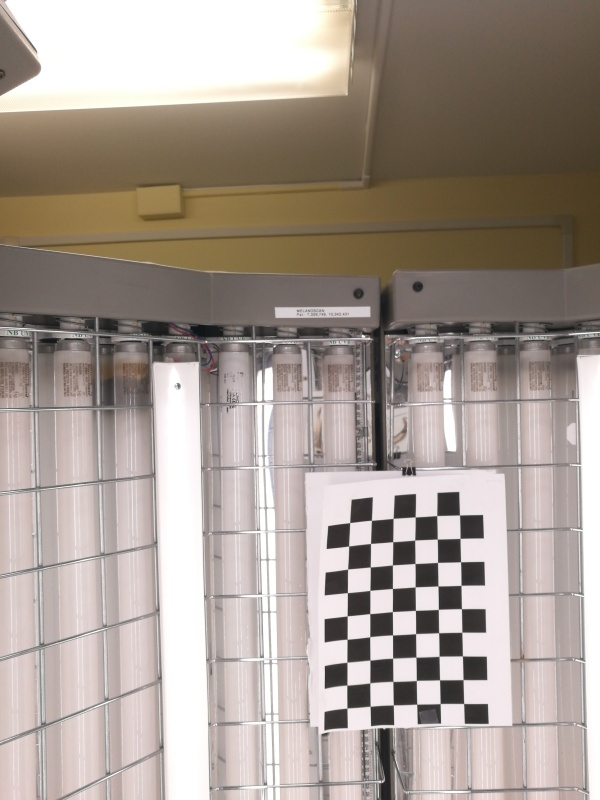
#> input picture Uconn/point_cloud/images/stereoLeft/RESIZED/100 - C1 - 2021-10-01 - 17-16.jpg, 600 x 800 px; its folder holds only this picture in this run
$ python stereo_callibration.py   (older library calls are emulated)
#> lines starting #> are read from the running program, lines starting #| are printed output that depends on the picture; after the words box and inside, x2 and y2 are one past the last pixel; in counts of white or black regions, pixels touching at a corner belong together
import numpy as np
import cv2 as cv2
import glob

def calibreate_cameras(img_folder_left, img_folder_right):

#> called with img_folder_left = './images/stereoLeft/RESIZED/', img_folder_right = './images/stereoRight/RESIZED/'
    imagesLeft = sorted(glob.glob(img_folder_left + '*.jpg'))
    imagesRight = sorted(glob.glob(img_folder_right + '*.jpg'))

    cv_image = cv2.imread(imagesLeft[0])
#> cv_image is the input picture: shape (800, 600, 3); mean B, G, R 146.8, 155, 166.3
    shape = cv_image.shape
#> shape = (800, 600, 3)
    width = shape[1]
#> width = 600
    height = shape[0]
#> height = 800

    print("calibrating for dimensions of width: ", width, ' height: ', height)
#| calibrating for dimensions of width:  600  height:  800

    chessboardSize = (9,6)
    frameSize = (width,height)   #opencv works best with small(ish) images.
#> frameSize = (600, 800)

    # termination criteria
    criteria = (cv2.TERM_CRITERIA_EPS + cv2.TERM_CRITERIA_MAX_ITER, 30, 0.001)

    # prepare object points, like (0,0,0), (1,0,0), (2,0,0) ....,(6,5,0)
    objp = np.zeros((chessboardSize[0] * chessboardSize[1], 3), np.float32)
    objp[:,:2] = np.mgrid[0:chessboardSize[0],0:chessboardSize[1]].T.reshape(-1,2)

    objp = objp * 26 #define the real life size of checkerboard squares (26mm)

    # Arrays to store object points and image points from all the images.
    objpoints = [] # 3d point in real world space
    imgpointsL = [] # 2d points in image plane.
    imgpointsR = [] # 2d points in image plane.

    for imgLeft, imgRight in zip(imagesLeft, imagesRight):

        imgL = cv2.imread(imgLeft)
        imgR = cv2.imread(imgRight)
        grayL = cv2.cvtColor(imgL, cv2.COLOR_BGR2GRAY)
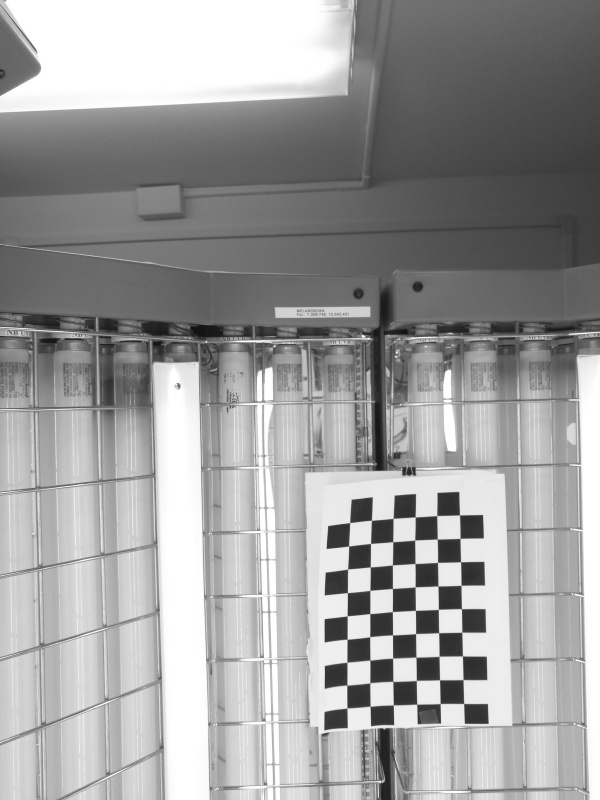
#> grayL: shape (800, 600); min 14, max 255, mean 157.5
        grayR = cv2.cvtColor(imgR, cv2.COLOR_BGR2GRAY)

        # Find the chess board corners
        retL, cornersL = cv2.findChessboardCorners(grayL, chessboardSize, None)
#> retL = True; cornersL = 54 rows, first 8: [347, 708], [346.9, 685.1], [346.9, 662.2], [347.1, 639.3], [347.3, 615.8], [347.4, 592.6], [347.6, 569], [348.6, 546]
        retR, cornersR = cv2.findChessboardCorners(grayR, chessboardSize, None)
#> retR = True; cornersR has the same summary as cornersL

        # If found, add object points, image points (after refining them)
        if retL and retR == True:

            print(imgLeft, ' and ', imgRight, 'are callibration pairs.')

            objpoints.append(objp)

            cornersL = cv2.cornerSubPix(grayL, cornersL, (11,11), (-1,-1), criteria)
#> cornersL = 54 rows, first 8: [346.9, 708], [346.8, 685.1], [346.9, 662.2], [347.1, 639.2], [347.2, 615.9], [347.4, 592.6], [347.6, 569], [348.6, 546]
            imgpointsL.append(cornersL)

            cornersR = cv2.cornerSubPix(grayR, cornersR, (11,11), (-1,-1), criteria)
#> cornersR has the same summary as cornersL
            imgpointsR.append(cornersR)

            # Draw and display the corners
            cv2.drawChessboardCorners(imgL, chessboardSize, cornersL, retL)
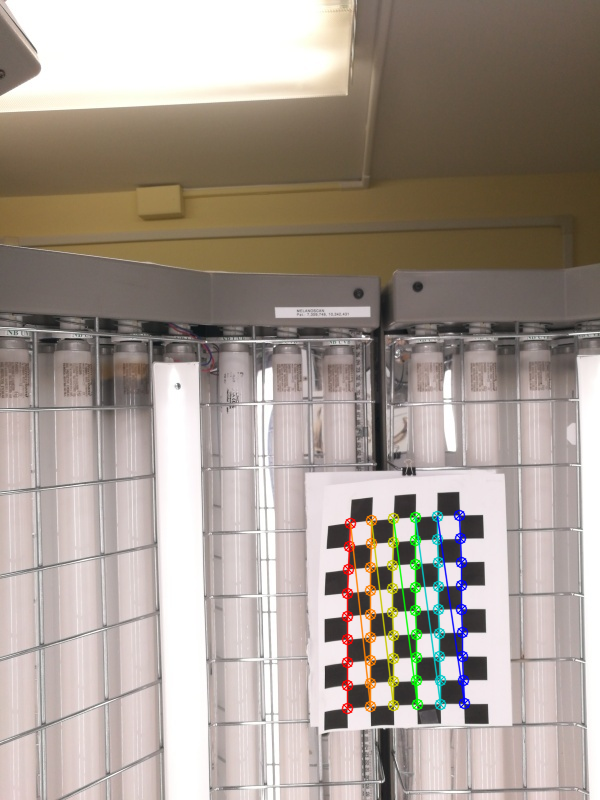
#> imgL: shape (800, 600, 3); 2.1% of pixels changed, all inside (x1, y1, x2, y2) = (341, 509, 471, 715)
            cv2.imshow('img left', imgL)
            cv2.waitKey(0)
            cv2.drawChessboardCorners(imgR, chessboardSize, cornersR, retR)
            cv2.imshow('img right', imgR)
            cv2.waitKey(0)

    cv2.destroyAllWindows()

    ############## CALIBRATION #######################################################

    retL, cameraMatrixL, distL, rvecsL, tvecsL = cv2.calibrateCamera(objpoints, imgpointsL, frameSize, None, None)
#> retL = 0.525; cameraMatrixL = [[2303.3, 0, 400.2], [0, 2395.1, 361.8], [0, 0, 1]]; distL = [[19.53, -926.5, -0.344, 0.0528, 18036.4]]; rvecsL = ([-0.503, -0.0836, -1.58],); tvecsL = ([-60.57, 376, 2646.8],)
    heightL, widthL, channelsL = imgL.shape
#> heightL = 800; widthL = 600; channelsL = 3
    newCameraMatrixL, roi_L = cv2.getOptimalNewCameraMatrix(cameraMatrixL, distL, (widthL, heightL), 1, (widthL, heightL))
#> newCameraMatrixL = [[2587, 0, 394.7], [0, 2738.8, 326.7], [0, 0, 1]]; roi_L = (158, 60, 414, 550)

    retR, cameraMatrixR, distR, rvecsR, tvecsR = cv2.calibrateCamera(objpoints, imgpointsR, frameSize, None, None)
#> retR = 0.525; cameraMatrixR has the same summary as cameraMatrixL; distR = [[19.53, -926.5, -0.344, 0.0528, 18036.4]]; rvecsR = ([-0.503, -0.0836, -1.58],); tvecsR = ([-60.57, 376, 2646.8],)
    heightR, widthR, channelsR = imgR.shape
#> heightR = 800; widthR = 600; channelsR = 3
    newCameraMatrixR, roi_R = cv2.getOptimalNewCameraMatrix(cameraMatrixR, distR, (widthR, heightR), 1, (widthR, heightR))
#> newCameraMatrixR = [[2587, 0, 394.7], [0, 2738.8, 326.7], [0, 0, 1]]; roi_R = (158, 60, 414, 550)

    ########## Stereo Vision Calibration #############################################

    flags = 0
    flags |= cv2.CALIB_FIX_INTRINSIC
    # Here we fix the intrinsic camara matrixes so that only Rot, Trns, Emat and Fmat are calculated.
    # Hence intrinsic parameters are the same

    criteria_stereo= (cv2.TERM_CRITERIA_EPS + cv2.TERM_CRITERIA_MAX_ITER, 30, 0.001)

    # This step is performed to transformation between the two cameras and calculate Essential and Fundamenatl matrix
    retStereo, newCameraMatrixL, distL, newCameraMatrixR, distR, rot, trans, essentialMatrix, fundamentalMatrix = cv2.stereoCalibrate(objpoints, imgpointsL, imgpointsR, newCameraMatrixL, distL, newCameraMatrixR, distR, grayL.shape[::-1], criteria_stereo, flags)
#> retStereo = 0.534; rot = [[1, 0, 0], [0, 1, 0], [0, 0, 1]]; trans = [-5.68e-14, -4.55e-13, -1.82e-12]; essentialMatrix = [[0, 1.82e-12, -4.55e-13], [-1.82e-12, 0, 5.68e-14], [4.55e-13, -5.68e-14, 0]]; fundamentalMatrix = [[0, 2.56e-19, -2.59e-16], [-2.56e-19, 0, 1.22e-16], [2.59e-16, -1.22e-16, 0]]

    rectifyScale= 1
    rectL, rectR, projMatrixL, projMatrixR, Q, roi_L, roi_R= cv2.stereoRectify(newCameraMatrixL, distL, newCameraMatrixR, distR, grayL.shape[::-1], rot, trans, rectifyScale,(0,0))
#> rectL = [[0.999, -0.0303, -0.0237], [0.0303, 0.243, 0.97], [-0.0237, -0.97, 0.243]]; rectR has the same summary as rectL; projMatrixL = [[2587, 0, 910.2, 0], [0, 2587, -16123.8, 0], [0, 0, 1, 0]]; projMatrixR = [[2587, 0, 910.2, 0], [0, 2587, -16123.8, -4.85e-09], [0, 0, 1, 0]]; Q = [[1, 0, 0, -910.2], [0, 1, 0, 16123.8], [0, 0, 0, 2587], [0, 0, 5.34e+11, 0]]; roi_L = (0, 0, 600, 800); roi_R = (0, 0, 600, 800)

    stereoMapL = cv2.initUndistortRectifyMap(newCameraMatrixL, distL, rectL, projMatrixL, grayL.shape[::-1], cv2.CV_16SC2)
    stereoMapR = cv2.initUndistortRectifyMap(newCameraMatrixR, distR, rectR, projMatrixR, grayR.shape[::-1], cv2.CV_16SC2)

    print("Saving parameters!")

    cv_file = cv2.FileStorage('./StereoMaps/stereoMap.xml', cv2.FILE_STORAGE_WRITE)

    cv_file.write('stereoMapL_x',stereoMapL[0])
    cv_file.write('stereoMapL_y',stereoMapL[1])
    cv_file.write('stereoMapR_x',stereoMapR[0])
    cv_file.write('stereoMapR_y',stereoMapR[1])
    cv_file.write('q',Q) #The Q matrix is the necessary data structure for 3d Reconstruction

    cv_file.release()


calibreate_cameras('./images/stereoLeft/RESIZED/', './images/stereoRight/RESIZED/')

$ run again, on Uconn/point_cloud/images/stereoLeft/RESIZED/100 - C1 - 2021-10-01 - 17-18.jpg
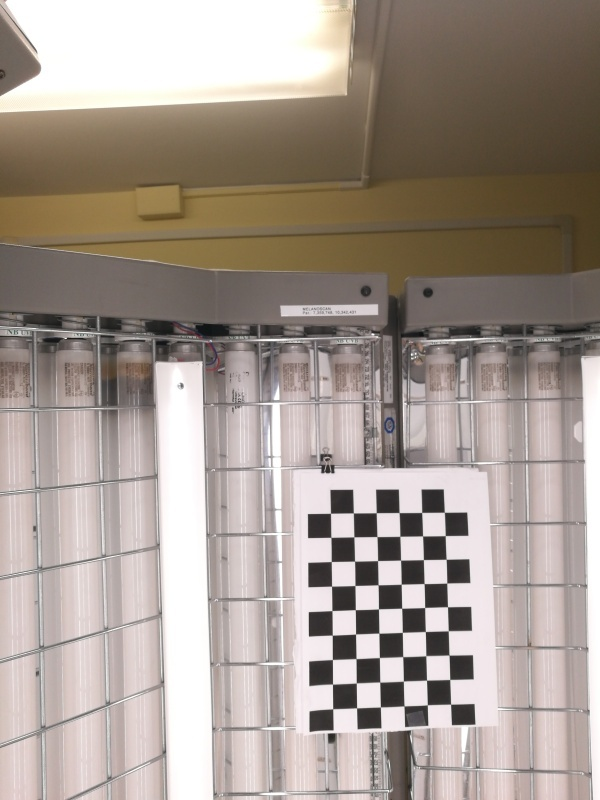
#> input picture Uconn/point_cloud/images/stereoLeft/RESIZED/100 - C1 - 2021-10-01 - 17-18.jpg, 600 x 800 px
#> in calibreate_cameras, cv_image is the input picture: shape (800, 600, 3); mean B, G, R 145, 153.3, 164.7
#| calibrating for dimensions of width:  600  height:  800
#> in calibreate_cameras, `grayL = cv2.cvtColor(imgL, cv2.COLOR_BGR2GRAY)`:
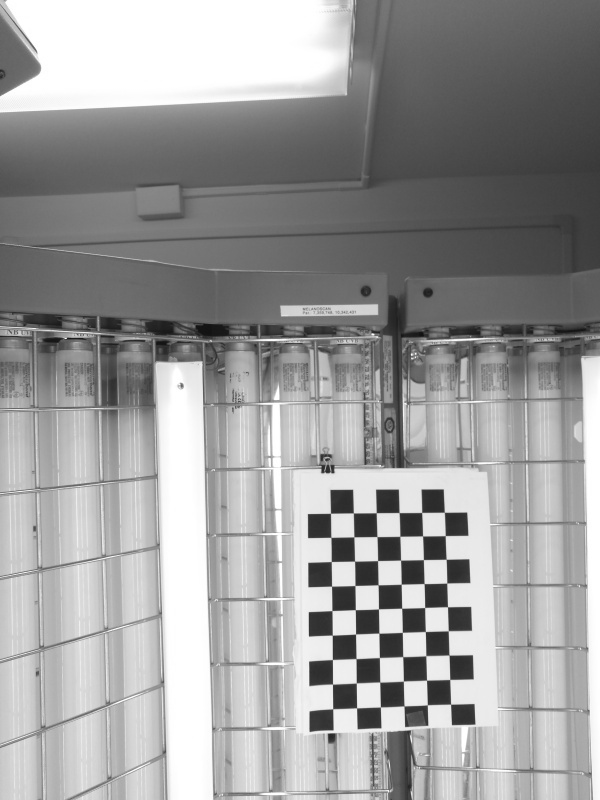
#> grayL: shape (800, 600); min 16, max 255, mean 155.8
#> in calibreate_cameras, `retL, cornersL = cv2.findChessboardCorners(grayL, chessboardSize, None)`: retL = True; cornersL = 54 rows, first 8: [332.7, 708.7], [332.5, 684.1], [332.4, 659.5], [332.3, 635.2], [331.9, 610.6], [331.5, 586.2], [331.3, 561.5], [330.9, 537.4]
#> in calibreate_cameras, `retR, cornersR = cv2.findChessboardCorners(grayR, chessboardSize, None)`: retR = True; cornersR has the same summary as cornersL
#> in calibreate_cameras, `cornersL = cv2.cornerSubPix(grayL, cornersL, (11,11), (-1,-1), criteria)`: cornersL = 54 rows, first 8: [332.7, 708.7], [332.5, 684.1], [332.4, 659.5], [332.3, 635.2], [331.9, 610.6], [331.5, 586.2], [331.3, 561.5], [330.8, 537.4]
#> in calibreate_cameras, `cornersR = cv2.cornerSubPix(grayR, cornersR, (11,11), (-1,-1), criteria)`: cornersR has the same summary as cornersL
#> in calibreate_cameras, `cv2.drawChessboardCorners(imgL, chessboardSize, cornersL, retL)`:
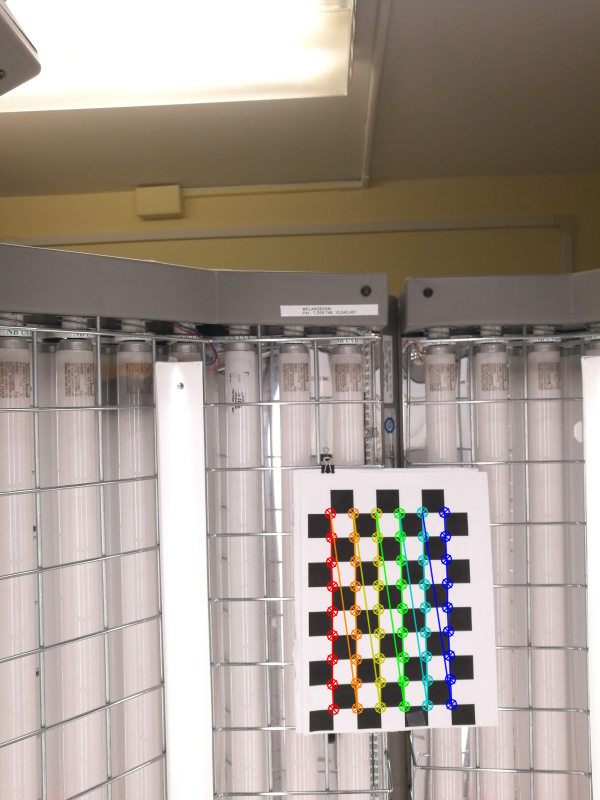
#> imgL: shape (800, 600, 3); 2.14% of pixels changed, all inside (x1, y1, x2, y2) = (324, 506, 458, 716)
#> in calibreate_cameras, `retL, cameraMatrixL, distL, rvecsL, tvecsL = cv2.calibrateCamera(objpo..`: retL = 0.143; cameraMatrixL = [[861.5, 0, 302.6], [0, 859.6, 354.5], [0, 0, 1]]; distL = [[0.722, -5.18, -0.0157, -0.00814, 13.12]]; rvecsL = ([-0.0223, -0.194, -1.57],); tvecsL = ([33.83, 385, 949.8],)
#> in calibreate_cameras, `newCameraMatrixL, roi_L = cv2.getOptimalNewCameraMatrix(cameraMatrixL,..`: newCameraMatrixL = [[887.7, 0, 300], [0, 898.1, 351.4], [0, 0, 1]]; roi_L = (30, 11, 540, 749)
#> in calibreate_cameras, `retR, cameraMatrixR, distR, rvecsR, tvecsR = cv2.calibrateCamera(objpo..`: retR = 0.143; cameraMatrixR = [[861.5, 0, 302.6], [0, 859.6, 354.5], [0, 0, 1]]; distR = [[0.722, -5.18, -0.0157, -0.00814, 13.12]]; rvecsR = ([-0.0223, -0.194, -1.57],); tvecsR = ([33.83, 385, 949.8],)
#> in calibreate_cameras, `newCameraMatrixR, roi_R = cv2.getOptimalNewCameraMatrix(cameraMatrixR,..`: newCameraMatrixR = [[887.7, 0, 300], [0, 898.1, 351.4], [0, 0, 1]]; roi_R = (30, 11, 540, 749)
#> retStereo = 0.271; rot = [[1, -1.28e-11, -1.27e-11], [1.28e-11, 1, -9.48e-12], [1.27e-11, 9.48e-12, 1]]; trans = [1.01e-08, -1e-08, -6.67e-08]; essentialMatrix = [[7.29e-19, 6.67e-08, -1e-08], [-6.67e-08, 7.61e-19, -1.01e-08], [1e-08, 1.01e-08, -2.24e-19]]; fundamentalMatrix = [[-5.58e-06, -504385.7, 245271614.3], [504385.7, -5.69e-06, -83399714], [-245271614.3, 83399714, 1]]
#> in calibreate_cameras, `rectL, rectR, projMatrixL, projMatrixR, Q, roi_L, roi_R= cv2.stereoRec..`: rectL = [[0.148, -0.147, -0.978], [0.147, 0.981, -0.125], [0.978, -0.125, 0.167]]; rectR has the same summary as rectL; projMatrixL = [[898.1, 0, -2393.9, 0], [0, 898.1, -525.3, 0], [0, 0, 1, 0]]; projMatrixR = [[898.1, 0, -2393.9, 6.13e-05], [0, 898.1, -525.3, 0], [0, 0, 1, 0]]; Q = [[1, 0, 0, 2393.9], [0, 1, 0, 525.3], [0, 0, 0, 898.1], [0, 0, -14657390, 0]]; roi_L = (0, 0, 0, 0)
